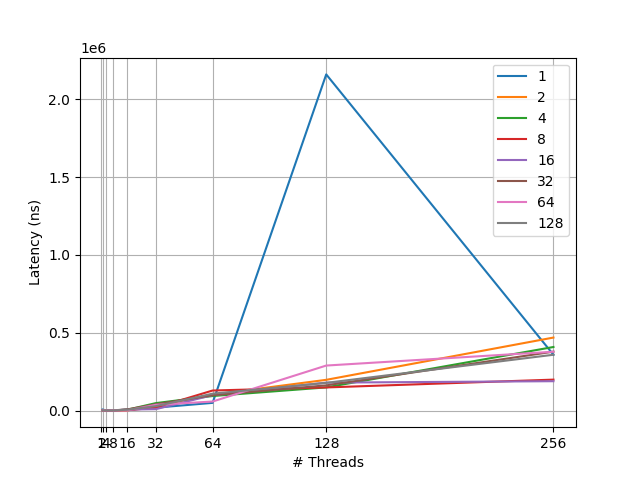

Source code (Python):
import pandas as pd
import numpy as np
import matplotlib.pyplot as plt

df = pd.read_csv("prova.txt", sep="\t")

for n in df["Size"].unique():
    idxs = (df["Size"] == n).values
    plt.plot(df[idxs]["np"], df[idxs]["Latency (ns)"], label=n)
    
plt.xlabel("# Threads")
plt.ylabel("Latency (ns)")
plt.legend()
plt.grid()
plt.xticks([2**i for i in range(int(np.log2(128*4)))])
plt.savefig("prova.png")
